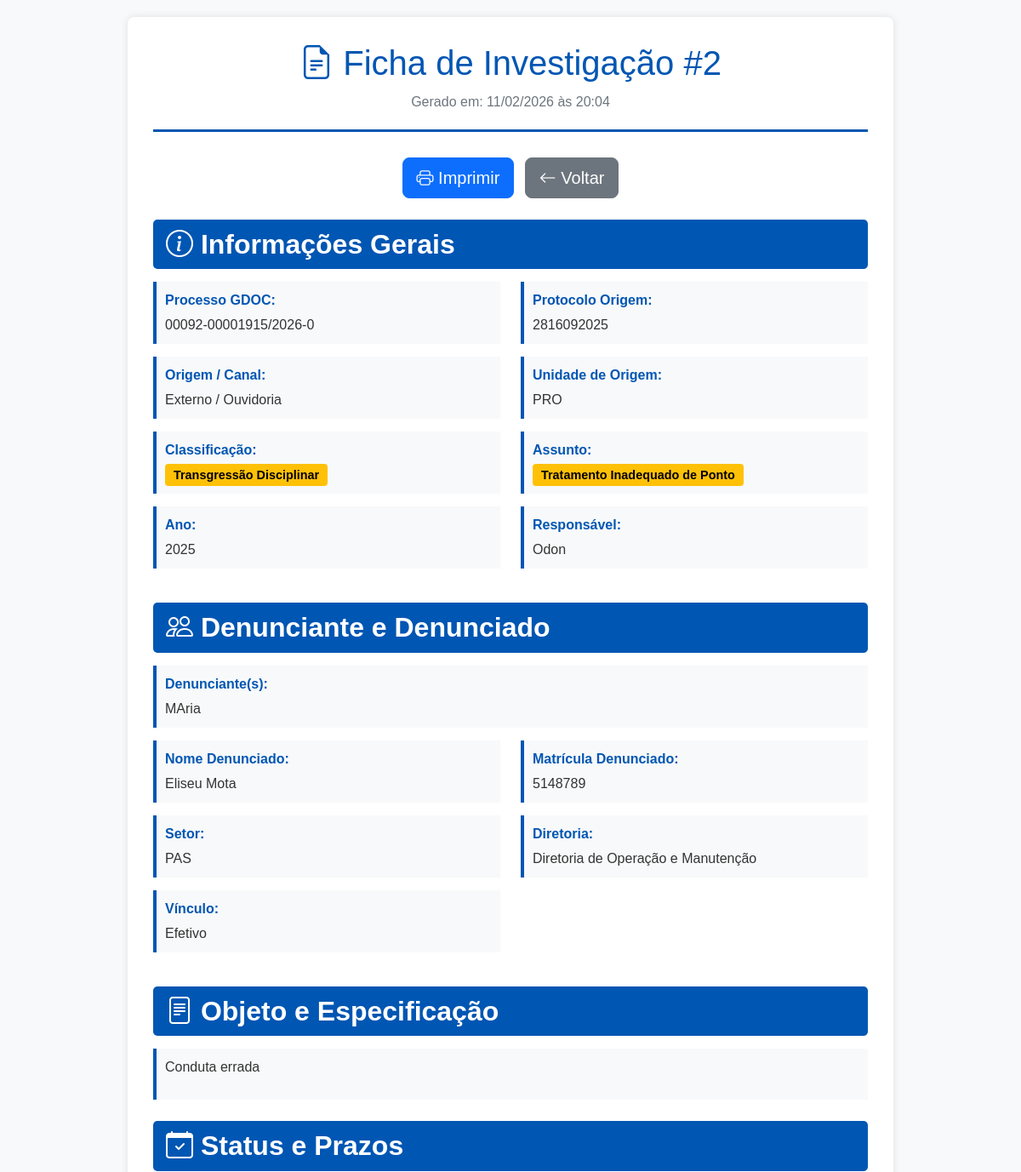
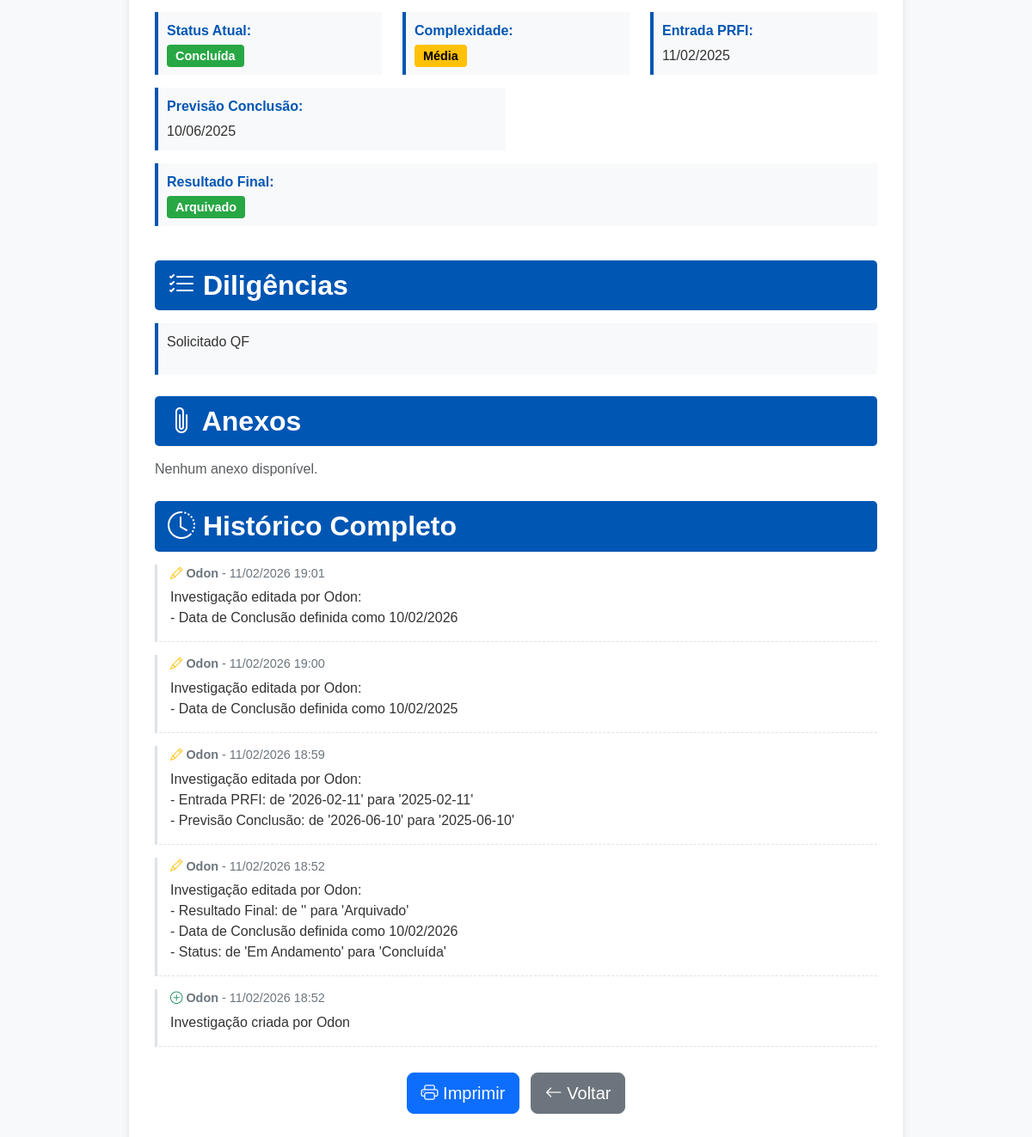
The app's page /investigacoes/2/imprimir (signed in) with its own data (2 pictures, top to bottom).
### models.py (models this page shows, shortened)
class Investigacao(db.Model):
    __tablename__ = 'investigacoes'
    id = db.Column(db.Integer, primary_key=True)
    responsavel = db.Column(db.String(100), nullable=False)
    origem = db.Column(db.String(50))
    canal = db.Column(db.String(50))
    protocolo_origem = db.Column(db.String(100))
    admitida_ou_inadmitida = db.Column(db.String(20))
    unidade_origem = db.Column(db.String(100))
    classificacao = db.Column(db.String(100))
    assunto = db.Column(db.String(200))
    processo_gdoc = db.Column(db.String(100))
    ano = db.Column(db.Integer)
    denunciante = db.Column(db.String(200))
    matricula_denunciado = db.Column(db.String(50))
    nome_denunciado = db.Column(db.String(200))
    setor = db.Column(db.String(100))
    diretoria = db.Column(db.String(100))
    vinculo = db.Column(db.String(50))
    objeto_especificacao = db.Column(db.Text)
    diligencias = db.Column(db.Text)
    complexidade = db.Column(db.String(20))
    entrada_prfi = db.Column(db.Date)
    portaria_instauracao = db.Column(db.String(100))
    distribuicao_prfip = db.Column(db.Date)
    distribuicao_prfir = db.Column(db.Date)
    previsao_conclusao = db.Column(db.Date)
    data_conclusao = db.Column(db.Date, nullable=True)  # ✅ NOVO CAMPO ADICIONADO!
    status = db.Column(db.String(50), default='Em Andamento')
    resultado_final = db.Column(db.String(200))
    justificativa = db.Column(db.Text)
    envio_prfi = db.Column(db.Date)
    envio_prf = db.Column(db.Date)
    criado_em = db.Column(db.DateTime, default=datetime.utcnow)
    atualizado_em = db.Column(db.DateTime, default=datetime.utcnow, onupdate=datetime.utcnow)
    historico = db.relationship('HistoricoDiligencia', backref='investigacao', lazy=True, cascade='all, delete-orphan')
    @property
    def dias_restantes(self):
        if self.status == 'Concluída':
            return None  # ✅ NÃO CALCULA PRAZO PARA CONCLUÍDAS!
        if self.previsao_conclusao:
            delta = self.previsao_conclusao - datetime.now().date()
            return delta.days
        return None

class HistoricoDiligencia(db.Model):
    __tablename__ = 'historico_diligencias'
    id = db.Column(db.Integer, primary_key=True)
    investigacao_id = db.Column(db.Integer, db.ForeignKey('investigacoes.id'), nullable=False)
    data = db.Column(db.DateTime, default=datetime.utcnow)
    usuario = db.Column(db.String(100))
    descricao = db.Column(db.Text, nullable=False)
    tipo = db.Column(db.String(50))  # 'diligencia', 'edicao', 'status'

### app.py (the view)
@app.route('/investigacoes/<int:id>/imprimir')
def imprimir_investigacao(id):
    if 'usuario' not in session:
        flash('Você precisa fazer login primeiro!', 'warning')
        return redirect(url_for('login'))
    investigacao = Investigacao.query.get_or_404(id)
    historico = HistoricoDiligencia.query.filter_by(investigacao_id=id).order_by(HistoricoDiligencia.data.desc()).all()
    anexos = Anexo.query.filter_by(investigacao_id=id).order_by(Anexo.data_upload.desc()).all()
    dias_restantes = None
    esta_atrasado = False
    if investigacao.previsao_conclusao and investigacao.status == 'Em Andamento':
        hoje = datetime.now().date()
        dias_restantes = (investigacao.previsao_conclusao - hoje).days
        esta_atrasado = dias_restantes < 0
    return render_template('imprimir_investigacao.html',
                           investigacao=investigacao,
                           historico=historico,
                           anexos=anexos,
                           dias_restantes=dias_restantes,
                           esta_atrasado=esta_atrasado,
                           datetime=datetime)

### templates/imprimir_investigacao.html (shortened to what this page needs)
<!DOCTYPE html>
<html lang="pt-br">
<head>
    <link href="https://cdn.jsdelivr.net/npm/bootstrap@5.3.2/dist/css/bootstrap.min.css" rel="stylesheet">
    <link rel="stylesheet" href="https://cdn.jsdelivr.net/npm/bootstrap-icons@1.11.3/font/bootstrap-icons.min.css">
</head>
<body>
    <div class="container-print">
        <div class="header-print">
            <h1><i class="bi bi-file-earmark-text"></i> Ficha de Investigação #{{ investigacao.id }}</h1>
            <p>Gerado em: {{ datetime.now().strftime('%d/%m/%Y às %H:%M') }}</p>
        </div>
        <div class="text-center no-print btn-print">
            <button onclick="window.print()" class="btn btn-primary btn-lg me-2">
                <i class="bi bi-printer"></i> Imprimir
            </button>
            <a href="{{ url_for('detalhes', id=investigacao.id) }}" class="btn btn-secondary btn-lg">
                <i class="bi bi-arrow-left"></i> Voltar
            </a>
        </div>
        <h2 class="section-title"><i class="bi bi-info-circle"></i> Informações Gerais</h2>
        <div class="row">
            <div class="col-md-6">
                <div class="info-row">
                    <strong>Processo GDOC:</strong>
                    {{ investigacao.processo_gdoc or '-' }}
                </div>
            </div>
            <div class="col-md-6">
                <div class="info-row">
                    <strong>Protocolo Origem:</strong>
                    {{ investigacao.protocolo_origem or '-' }}
                </div>
            </div>
            <div class="col-md-6">
                <div class="info-row">
                    <strong>Origem / Canal:</strong>
                    {{ investigacao.origem or '-' }} / {{ investigacao.canal or '-' }}
                </div>
            </div>
            <div class="col-md-6">
                <div class="info-row">
                    <strong>Unidade de Origem:</strong>
                    {{ investigacao.unidade_origem or '-' }}
                </div>
            </div>
            <div class="col-md-6">
                <div class="info-row">
                    <strong>Classificação:</strong>
                    <span class="badge-custom badge-em-andamento">{{ investigacao.classificacao or '-' }}</span>
                </div>
            </div>
            <div class="col-md-6">
                <div class="info-row">
                    <strong>Assunto:</strong>
                    <span class="badge-custom badge-em-andamento">{{ investigacao.assunto or '-' }}</span>
                </div>
            </div>
            <div class="col-md-6">
                <div class="info-row">
                    <strong>Ano:</strong>
                    {{ investigacao.ano or '-' }}
                </div>
            </div>
            <div class="col-md-6">
                <div class="info-row">
                    <strong>Responsável:</strong>
                    {{ investigacao.responsavel or '-' }}
                </div>
            </div>
        </div>
        <h2 class="section-title"><i class="bi bi-people"></i> Denunciante e Denunciado</h2>
        <div class="row">
            <div class="col-12">
                <div class="info-row">
                    <strong>Denunciante(s):</strong>
                    {{ investigacao.denunciante or '-' }}
                </div>
            </div>
            <div class="col-md-6">
                <div class="info-row">
                    <strong>Nome Denunciado:</strong>
                    {{ investigacao.nome_denunciado or '-' }}
                </div>
            </div>
            <div class="col-md-6">
                <div class="info-row">
                    <strong>Matrícula Denunciado:</strong>
                    {{ investigacao.matricula_denunciado or '-' }}
                </div>
            </div>
            <div class="col-md-6">
                <div class="info-row">
                    <strong>Setor:</strong>
                    {{ investigacao.setor or '-' }}
                </div>
            </div>
            <div class="col-md-6">
                <div class="info-row">
                    <strong>Diretoria:</strong>
                    {{ investigacao.diretoria or '-' }}
                </div>
            </div>
            <div class="col-md-6">
                <div class="info-row">
                    <strong>Vínculo:</strong>
                    {{ investigacao.vinculo or '-' }}
                </div>
            </div>
        </div>
        <h2 class="section-title"><i class="bi bi-file-text"></i> Objeto e Especificação</h2>
        <div class="info-row">
            <p style="white-space: pre-line;">{{ investigacao.objeto_especificacao or 'Não informado.' }}</p>
        </div>
        <h2 class="section-title"><i class="bi bi-calendar-check"></i> Status e Prazos</h2>
        <div class="row">
            <div class="col-md-4">
                <div class="info-row">
                    <strong>Status Atual:</strong>
                    {% if investigacao.status == 'Em Andamento' %}
                        <span class="badge-custom badge-em-andamento">{{ investigacao.status }}</span>
                    {% elif investigacao.status == 'Concluída' %}
                        <span class="badge-custom badge-concluida">{{ investigacao.status }}</span>
                    {% elif investigacao.status == 'Arquivada' %}
                        <span class="badge-custom badge-arquivada">{{ investigacao.status }}</span>
                    {% else %}
                        <span class="badge-custom">{{ investigacao.status or '-' }}</span>
                    {% endif %}
                </div>
            </div>
            <div class="col-md-4">
                <div class="info-row">
                    <strong>Complexidade:</strong>
                    {% if investigacao.complexidade == 'Baixa' %}
                        <span class="badge-custom badge-baixa">{{ investigacao.complexidade }}</span>
                    {% elif investigacao.complexidade == 'Média' %}
                        <span class="badge-custom badge-media">{{ investigacao.complexidade }}</span>
                    {% elif investigacao.complexidade == 'Alta' %}
                        <span class="badge-custom badge-alta">{{ investigacao.complexidade }}</span>
                    {% else %}
                        <span class="badge-custom">{{ investigacao.complexidade or '-' }}</span>
                    {% endif %}
                </div>
            </div>
            <div class="col-md-4">
                <div class="info-row">
                    <strong>Entrada PRFI:</strong>
                    {{ investigacao.entrada_prfi.strftime('%d/%m/%Y') if investigacao.entrada_prfi else '-' }}
                </div>
            </div>
            <div class="col-md-6">
                <div class="info-row">
                    <strong>Previsão Conclusão:</strong>
                    {{ investigacao.previsao_conclusao.strftime('%d/%m/%Y') if investigacao.previsao_conclusao else '-' }}
                </div>
            </div>
            {% if investigacao.resultado_final %}
            <div class="col-12">
                <div class="info-row">
                    <strong>Resultado Final:</strong>
                    <span class="badge-custom badge-concluida">{{ investigacao.resultado_final }}</span>
                </div>
            </div>
            {% endif %}
        </div>
        <h2 class="section-title"><i class="bi bi-list-check"></i> Diligências</h2>
        {% if investigacao.diligencias %}
            <div class="info-row">
                <p style="white-space: pre-line;">{{ investigacao.diligencias }}</p>
            </div>
        {% else %}
            <p class="text-muted">Nenhuma diligência registrada.</p>
        {% endif %}
        <h2 class="section-title"><i class="bi bi-paperclip"></i> Anexos</h2>
        {% if anexos %}
            {% for anexo in anexos %}
            <div class="anexo-item">
                <i class="bi bi-file-earmark"></i>
                <strong>{{ anexo.nome_arquivo }}</strong>
                <small class="text-muted">
                    ({{ (anexo.tamanho_bytes / 1024)|round(2) }} KB) -
                    Upload por {{ anexo.usuario_upload or 'Sistema' }} em {{ anexo.data_upload.strftime('%d/%m/%Y %H:%M') }}
                </small>
            </div>
            {% endfor %}
        {% else %}
            <p class="text-muted">Nenhum anexo disponível.</p>
        {% endif %}
        <h2 class="section-title"><i class="bi bi-clock-history"></i> Histórico Completo</h2>
        {% if historico %}
            {% for item in historico %}
            <div class="historico-item">
                <div class="data-usuario">
                    <strong>
                        {% if item.tipo == 'criacao' %}
                            <i class="bi bi-plus-circle text-success"></i>
                        {% elif item.tipo == 'edicao' %}
                            <i class="bi bi-pencil text-warning"></i>
                        {% elif item.tipo == 'diligencia' %}
                            <i class="bi bi-clipboard-check text-info"></i>
                        {% else %}
                            <i class="bi bi-info-circle text-secondary"></i>
                        {% endif %}
                        {{ item.usuario or 'Sistema' }}
                    </strong>
                    -
                    {{ item.data.strftime('%d/%m/%Y %H:%M') if item.data else '-' }}
                </div>
                <div class="descricao">{{ item.descricao }}</div>
            </div>
            {% endfor %}
        {% else %}
            <p class="text-muted">Nenhum histórico registrado.</p>
        {% endif %}
        <div class="text-center no-print btn-print">
            <button onclick="window.print()" class="btn btn-primary btn-lg me-2">
                <i class="bi bi-printer"></i> Imprimir
            </button>
            <a href="{{ url_for('detalhes', id=investigacao.id) }}" class="btn btn-secondary btn-lg">
                <i class="bi bi-arrow-left"></i> Voltar
            </a>
        </div>
    </div>
</body>
</html>

### templates/imprimir_investigacao.html (style rules this page uses)
body { font-family: 'Arial', sans-serif; margin: 20px; color: #333; background-color: #f8f9fa; }
.container-print { max-width: 900px; margin: 0 auto; padding: 30px; background-color: #fff; box-shadow: 0 0 10px rgba(0,0,0,0.1); border-radius: 8px; }
.header-print { text-align: center; border-bottom: 3px solid #0056b3; padding-bottom: 20px; margin-bottom: 30px; }
.header-print h1 { color: #0056b3; margin-bottom: 10px; }
.header-print p { color: #6c757d; margin: 0; }
.section-title { background-color: #0056b3; color: white; padding: 10px 15px; margin-top: 25px; margin-bottom: 15px; border-radius: 5px; font-weight: bold; }
.info-row { margin-bottom: 15px; padding: 10px; background-color: #f8f9fa; border-left: 4px solid #0056b3; }
.info-row strong { color: #0056b3; display: block; margin-bottom: 5px; }
.badge-custom { padding: 5px 10px; border-radius: 4px; font-size: 0.9em; font-weight: bold; }
.badge-em-andamento { background-color: #ffc107; color: #000; }
.badge-concluida { background-color: #28a745; color: #fff; }
.badge-media { background-color: #ffc107; color: #000; }
.historico-item { border-left: 3px solid #dee2e6; padding-left: 15px; margin-bottom: 15px; padding-bottom: 15px; border-bottom: 1px dashed #dee2e6; }
.historico-item .data-usuario { color: #6c757d; font-size: 0.9em; margin-bottom: 5px; }
.historico-item .descricao { white-space: pre-line; }
.btn-print { margin-top: 30px; margin-bottom: 20px; }

### records on screen
Investigacao: id "2", processo_gdoc "00092-00001915/2026-0", protocolo_origem "2816092025", origem "Externo", canal "Ouvidoria", unidade_origem "PRO", classificacao "Transgressão Disciplinar", assunto "Tratamento Inadequado de Ponto", ano "2025", responsavel "Odon", denunciante "MAria", nome_denunciado "Eliseu Mota", matricula_denunciado "5148789", setor "PAS", diretoria "Diretoria de Operação e Manutenção", vinculo "Efetivo", objeto_especificacao "Conduta errada", status "Concluída", complexidade "Média", entrada_prfi "11/02/2025", previsao_conclusao "10/06/2025", resultado_final "Arquivado", diligencias "Solicitado QF"
HistoricoDiligencia: tipo "edicao" (drawn), usuario "Odon", data "11/02/2026 19:01", descricao "Investigação editada por Odon: - Data de Conclusão definida como 10/02/2026"
HistoricoDiligencia: tipo "edicao" (drawn), usuario "Odon", data "11/02/2026 19:00", descricao "Investigação editada por Odon: - Data de Conclusão definida como 10/02/2025"
HistoricoDiligencia: tipo "edicao" (drawn), usuario "Odon", data "11/02/2026 18:59", descricao "Investigação editada por Odon: - Entrada PRFI: de '2026-02-11' para '2025-02-11' - Previsão Conclusão: de '2026-06-10' para '2025-06-10'"
HistoricoDiligencia: tipo "edicao" (drawn), usuario "Odon", data "11/02/2026 18:52", descricao "Investigação editada por Odon: - Resultado Final: de '' para 'Arquivado' - Data de Conclusão definida como 10/02/2026 - Status: de 'Em Andamento' para 'Concluída'"
HistoricoDiligencia: tipo "criacao" (drawn), usuario "Odon", data "11/02/2026 18:52", descricao "Investigação criada por Odon"
